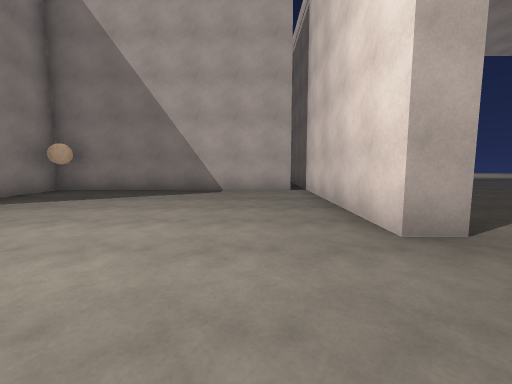
[1] (above)

21 first-person views from a walk through a Unity game level. The camera is 1.3 m above the floor, tilts 6° down and sees 90° across. Doors are open. The floor is counted in squares, 2 m on a side. Each view is taken from the middle of a square. On the plan, view 1 faces up. The plan holds only what a view shows up to about 9 squares ahead; the rest is blank. The place goes on beyond the plan. The player character is not drawn. Surface patterns are stand-ins for the level's own textures.

[2]
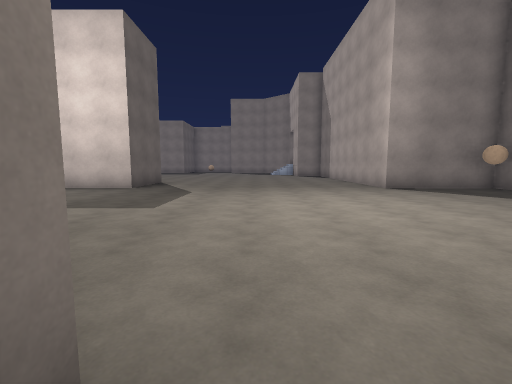

[3]
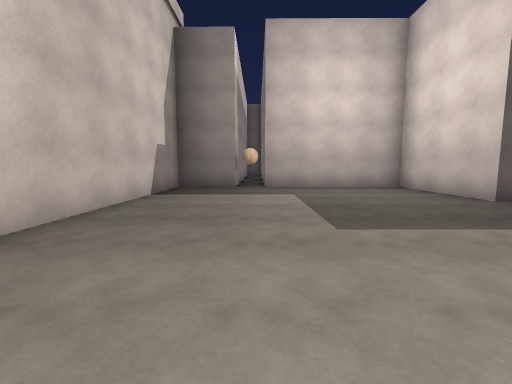

[4]
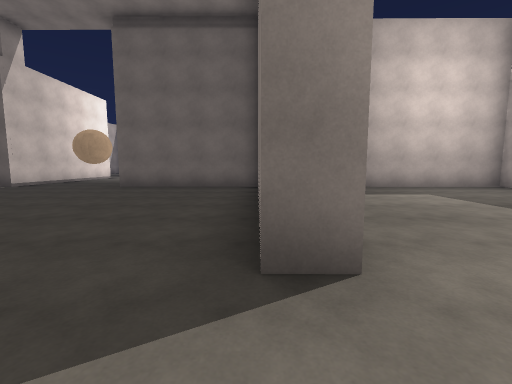

[5]
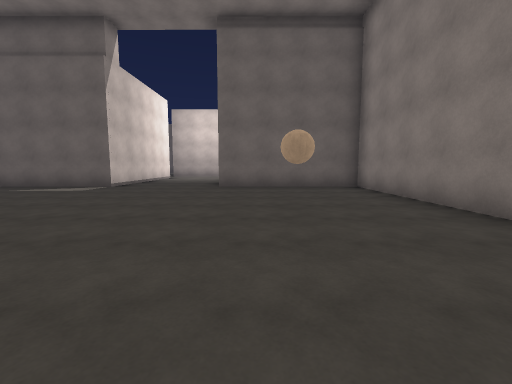

[6]
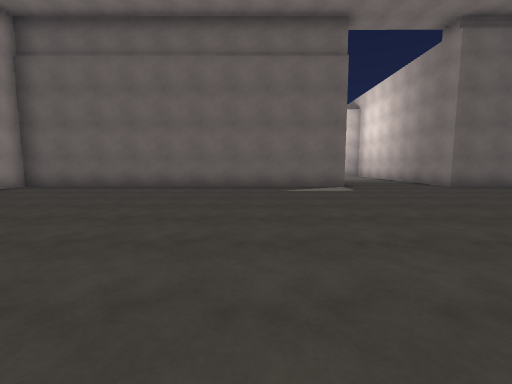

[7]
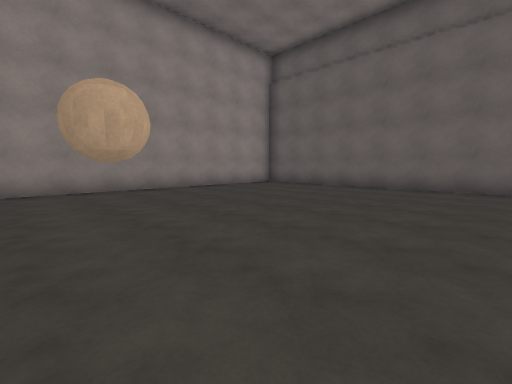

[8]
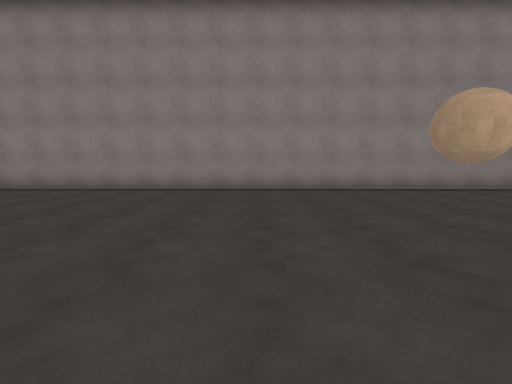

[9]
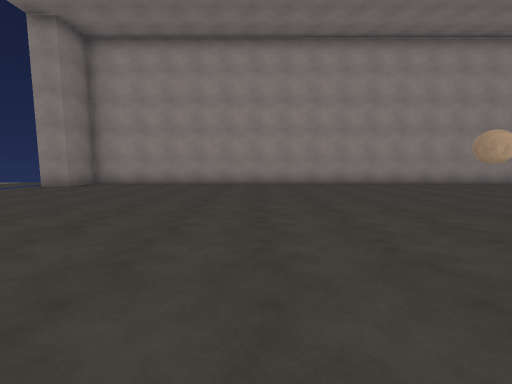

[10]
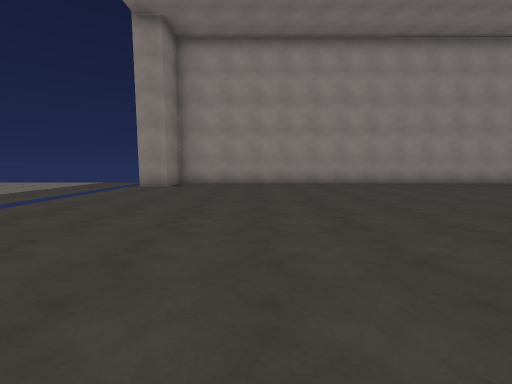

[11]
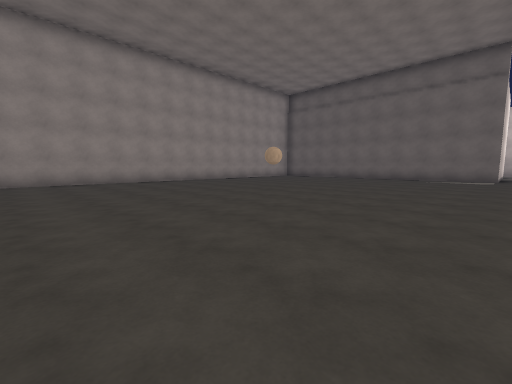

[12]
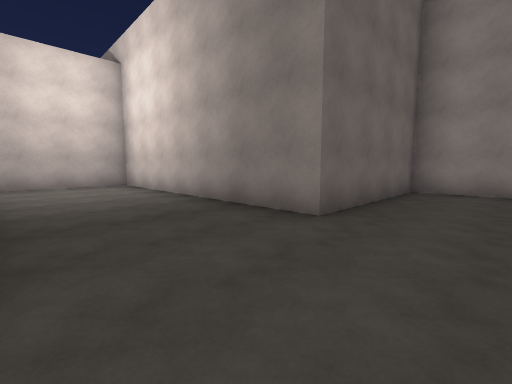

[13]
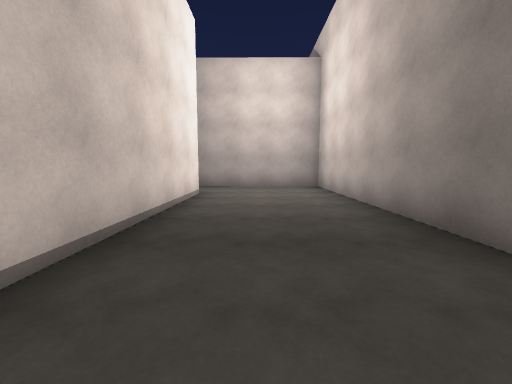

[14]
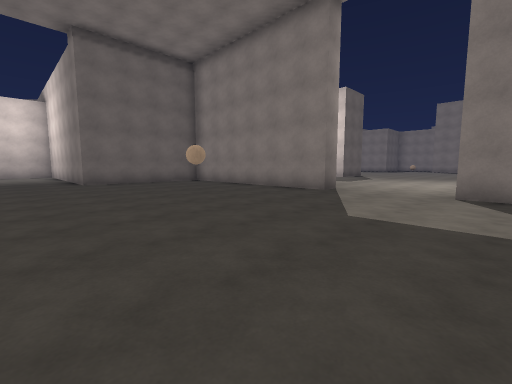

[15]
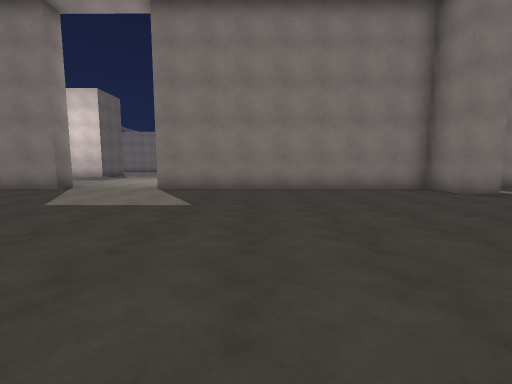

[16]
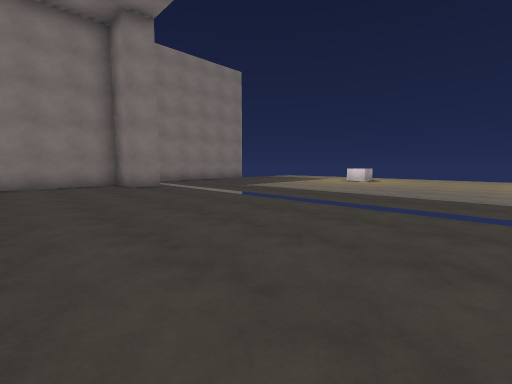

[17]
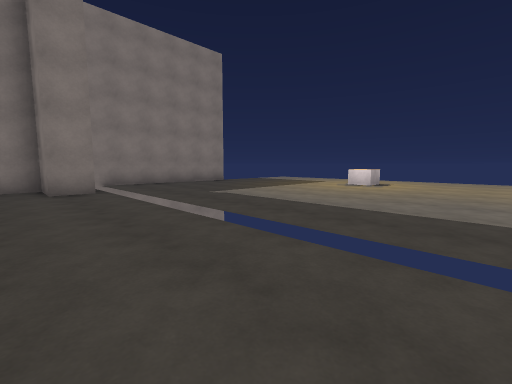

[18]
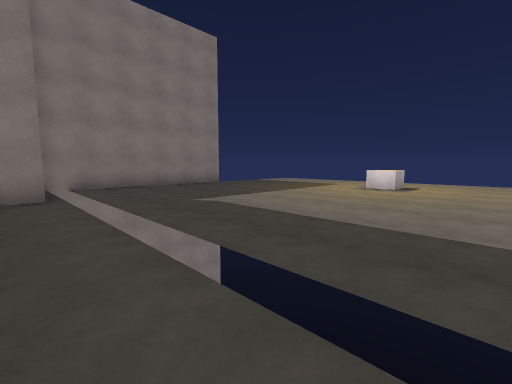

[19]
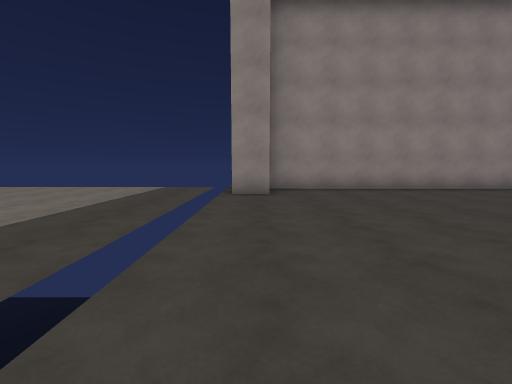

[20]
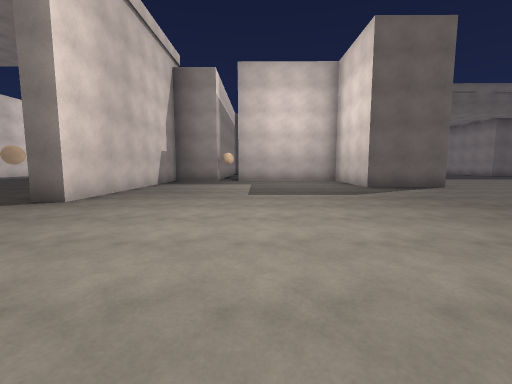

[21]
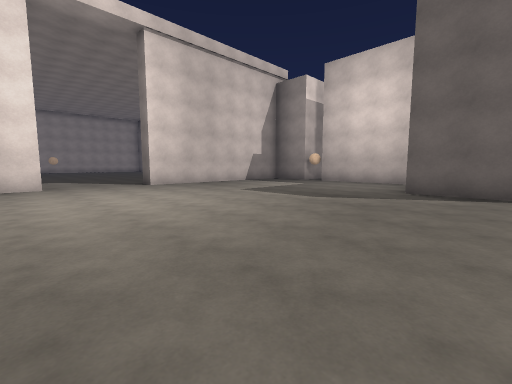

### Floor plan
Key: @ floor where view 1 was taken; # wall or solid block; . floor; = window, fence, low wall or low ledge; v drop or lower ground; O other object.
Columns run from 7 left of view 1 to 19 right of it. Each row starts with its distance up from view 1.
 13         #
 12         #.......... ......=
 11         #vvvvvvvvvv vvvvvvv
 10         ###..............##
  9         ##................#
  8         ##................#
  7   ########................#
  6   #......#................#
  5   #......#................#
  4 ###......#................#
  3 .........#................#
  2 ..........................#
  1 .....................O....#
  0 .......@..................#
 -1 .........#................#
 -2 .........#................#
 -3 .........#.O..............#
 -4 ##.......#................#
 -5  #.......#................#
 -6  #.......#................#
 -7  #############...##########
 -8       ##     #...#
 -9              #...#
-10              #...#
-11              #...#
-12              #...#
-13              #...
-14              ####

Positions as (right, up) in squares from view 1, and headings:
1: (0, 0), facing up
2: (2, 0), facing left
3: (-1, 1), facing down
4: (2, 1), facing down
5: (5, 1), facing down
6: (12, 1), facing down
7: (12, 1), facing down-right
8: (12, 2), facing right
9: (10, 4), facing right
10: (10, 7), facing right
11: (9, 6), facing down-right
12: (9, -5), facing down-left
13: (8, -6), facing down
14: (8, 3), facing down-left
15: (9, 5), facing left
16: (11, 7), facing up-left
17: (10, 9), facing up-left
18: (9, 10), facing up-left
19: (12, 10), facing right
20: (-2, 4), facing down
21: (-7, 3), facing down-right
